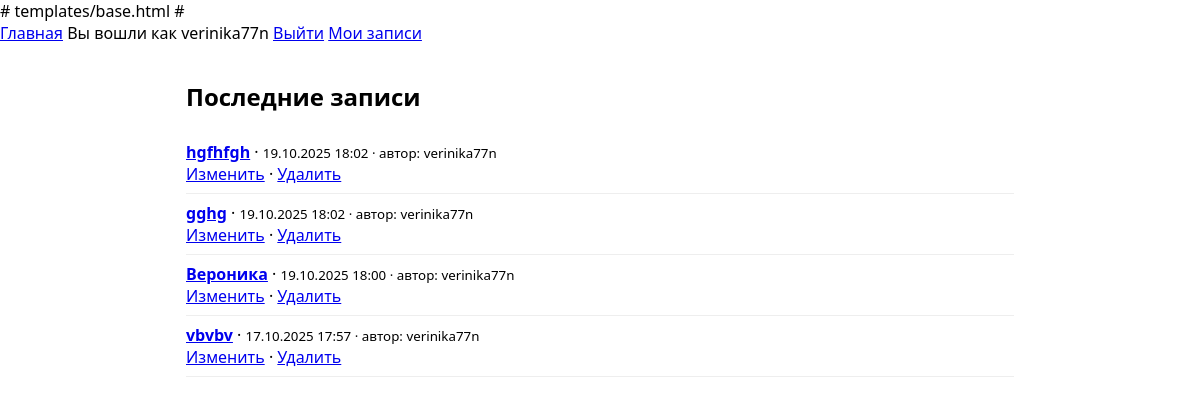
Page /1/my/ (signed in) on the earlier database version.
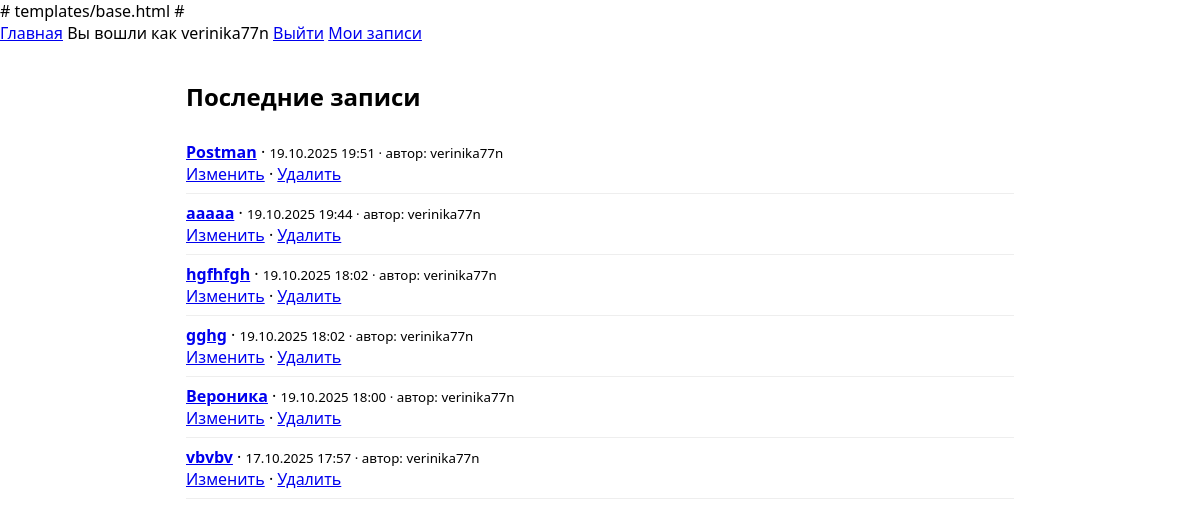
Same page on the later database version.
### guestbook/models.py (models this page shows, shortened)
class Entry(models.Model):
    name = models.CharField('Имя', max_length=50)
    message = models.TextField('Сообщение', max_length=500)
    created_at = models.DateTimeField('Создано', auto_now_add=True)
    user = models.ForeignKey(settings.AUTH_USER_MODEL, on_delete=models.CASCADE,
                             related_name='entries', null=True, blank=True, verbose_name='Автор')
    image = models.ImageField('Изображение', upload_to='entries/', null=True, blank=True)
    class Meta:
        ordering = ['-created_at']
        verbose_name = 'Запись'
        verbose_name_plural = 'Записи'

### guestbook/views.py (the view)
# urls.py: path('<int:pk>/my/', guestbook_my, name='guestbook-my'),
@login_required
def guestbook_my(request, pk):
    entry = get_object_or_404(Entry, pk=pk)
    page_obj = Entry.objects.all()
    return render(request, 'guestbook/guestbook_my.html', {'entry': entry, 'page_obj': page_obj})

### templates/guestbook/guestbook_my.html (shortened to what this page needs)
{% extends 'base.html' %}
{% block content %}
  <h2>Последние записи</h2>
  <ul class="items">
    {% for e in page_obj %}
    {% if e.user.id == user.id %}
      <li>
        <b><a href="{% url 'guestbook-detail' e.id %}">{{ e.name }}</a></b>
        · <small>
  {{ e.created_at|date:'d.m.Y H:i' }}
  {% if e.user %} · автор: {{ e.user.username }}{% endif %}
          </small>
        <div class="actions">
          <a href="{% url 'guestbook-edit' e.id %}">Изменить</a> ·
          <a href="{% url 'guestbook-delete' e.id %}">Удалить</a>
        </div>
      </li>
      {% endif %}
    {% empty %}<li>Пока нет записей</li>{% endfor %}
  </ul>
  {% endblock %}

### templates/base.html (shortened to what this page needs)
<!doctype html>
<html lang="ru">
  <header class="topbar">
  <nav>
    <a href="{% url 'guestbook' %}">Главная</a>
    {% if user.is_authenticated %}
      <span>Вы вошли как {{ user.username }}</span>
      <a href="{% url 'logout' %}">Выйти</a>
      <a href="{% url 'guestbook-my' user.id %}">Мои записи</a>
    {% else %}
      <a href="{% url 'login' %}">Войти</a>
      <a href="{% url 'signup' %}">Регистрация</a>
    {% endif %}
  </nav>
</header>
  <head>
    <link rel="stylesheet" href="/static/styles.css">
  </head>
  <body>
    <main class="container">
      {% block content %}{% endblock %}
    </main>
  </body>
</html>

### static/styles.css (style rules this page uses)
* { box-sizing:border-box }
body { margin:0;font-family:system-ui,Arial,sans-serif }
.container { max-width:860px;margin:0 auto;padding:16px }
ul.items { list-style:none;padding:0 }
ul.items li { padding:8px 0;border-bottom:1px solid #eee }

Differences in the rows shown:
added Entry: name "Postman", created_at "19.10.2025 19:51", user.username "verinika77n"
added Entry: name "ааааа", created_at "19.10.2025 19:44", user.username "verinika77n"
